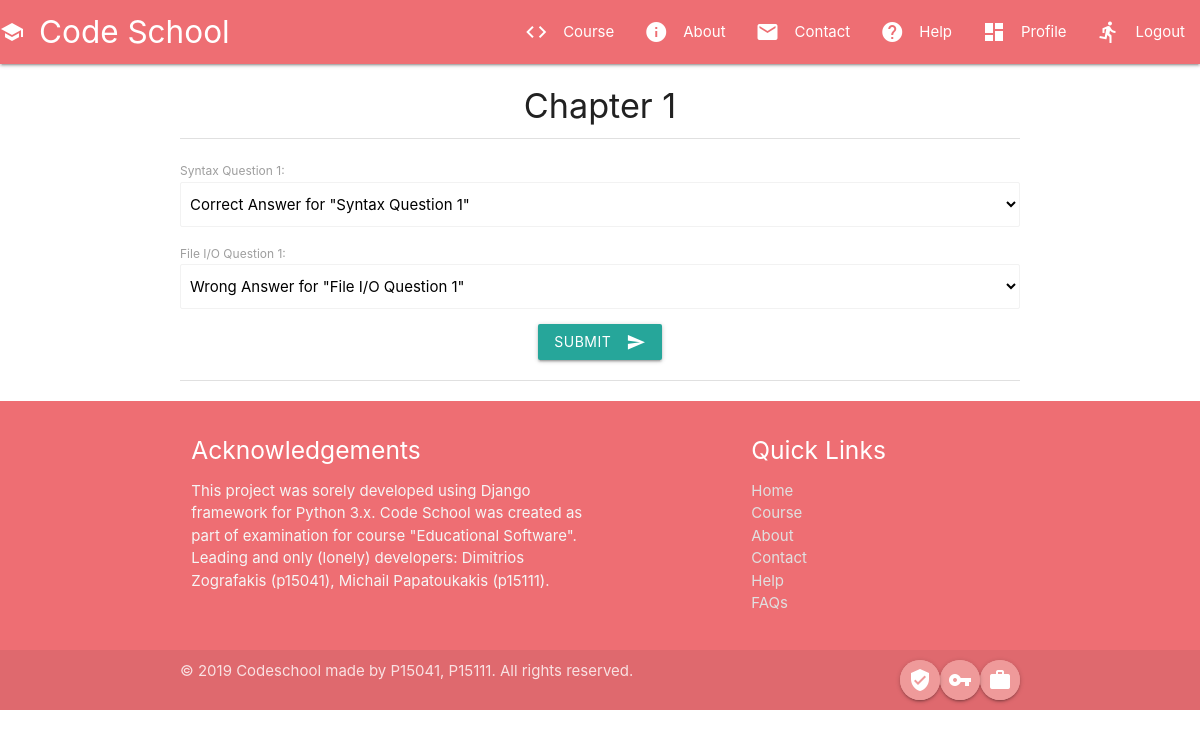
Before: /course/Questionnaire/1/ (signed in) with the older database file.
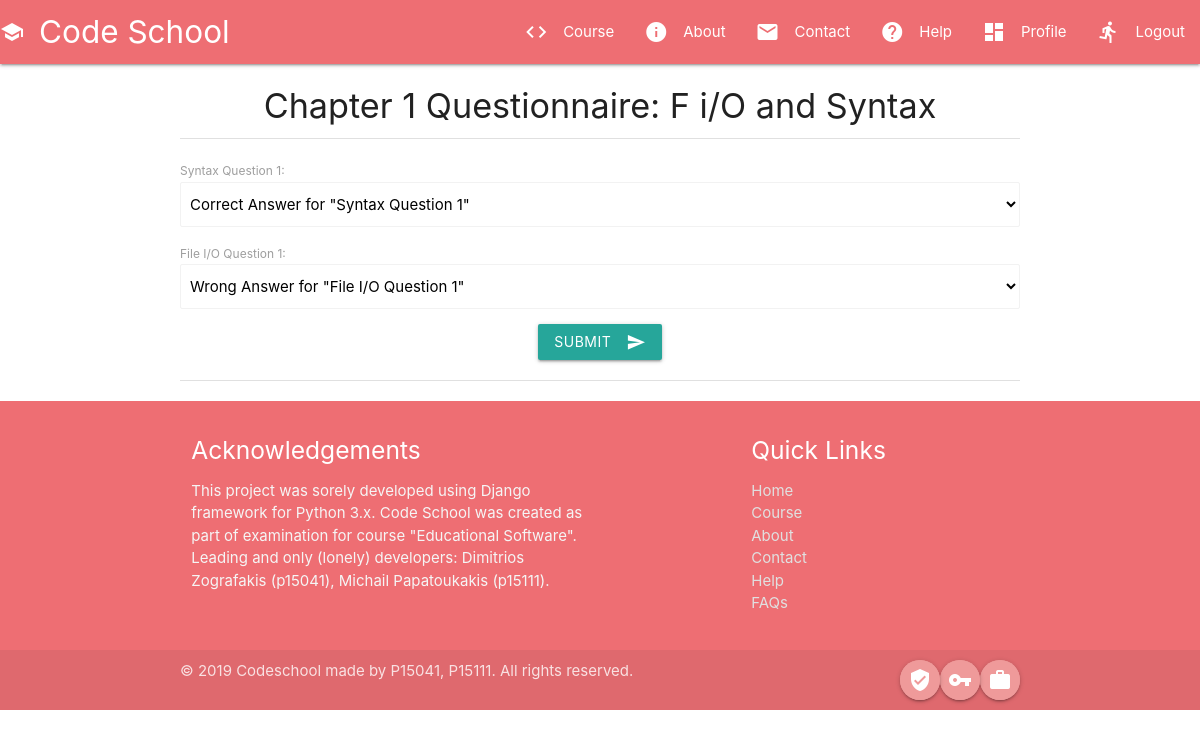
After: the same page with the newer database file.
### courses/models.py (models this page shows, shortened)
class Questionnaire(models.Model):
    name = models.CharField(max_length=100, null=False)
    user = models.ForeignKey(settings.AUTH_USER_MODEL, related_name='questionnaire', on_delete=models.CASCADE)

### courses/views.py (the view, shortened to what this page needs)
# urls.py: path('course/Questionnaire/<int:id>/', CourseTestPageView.as_view(), name='Questionnaire'),
class CourseTestPageView(LoginRequiredMixin, TemplateView):
    template_name = 'courses/Questionnaire.html'
    breadcrumbs = ['course']
    bad_at = {
        1: 'Syntax',
        2: 'File Management',
        3: 'Databases'
    }
    def get(self, request, id, *args, **kwargs):
        user = request.user
        if id is None:
            id = user.profile.chapter_studying
        if id > user.profile.chapter_studying:
            return redirect(f'/course/Questionnaire/{user.profile.test_taking}/')
        try:
            quest = Questionnaire.objects.get(id=id)
        except:
            return redirect('/course/completed/')
        limit = Question.objects.filter(questionnaire=quest, show=True).count()
        form = TestForm(chapter=id, limit=limit)
        context = {
            'form': form,
            'questionnaire': quest,
        }
        return render(request, self.template_name, context)

### courses/models.py (called while the page is built)
    def __str__(self):
        return self.prompt

    def __str__(self):
        return f'{self.answer} for "{self.question}"'

### courses/templates/courses/Questionnaire.html (shortened to what this page needs)
{% extends 'base.html' %}
{% load static %}
{% block content %}
    <h4 class="center">{{ questionnaire.name }}</h4>
<div class="container">
    <div class="divider"></div>
    <div class="browser-default">
        <form method="POST" class="post-form">
             <div class="input-field col s12">
                {{ form.as_p }}
             </div>
            <div class="center">
                <button class="btn waves-effect waves-light" type="submit">Submit
                    <i class="material-icons right">send</i>
                </button>
            </div>
        </form>
    </div>
    <div class="divider"></div>
</div>
{% endblock %}

Changed rows visible on the page:
changed Questionnaire: name "Chapter 1" → "Chapter 1 Questionnaire: F i/O and Syntax"
